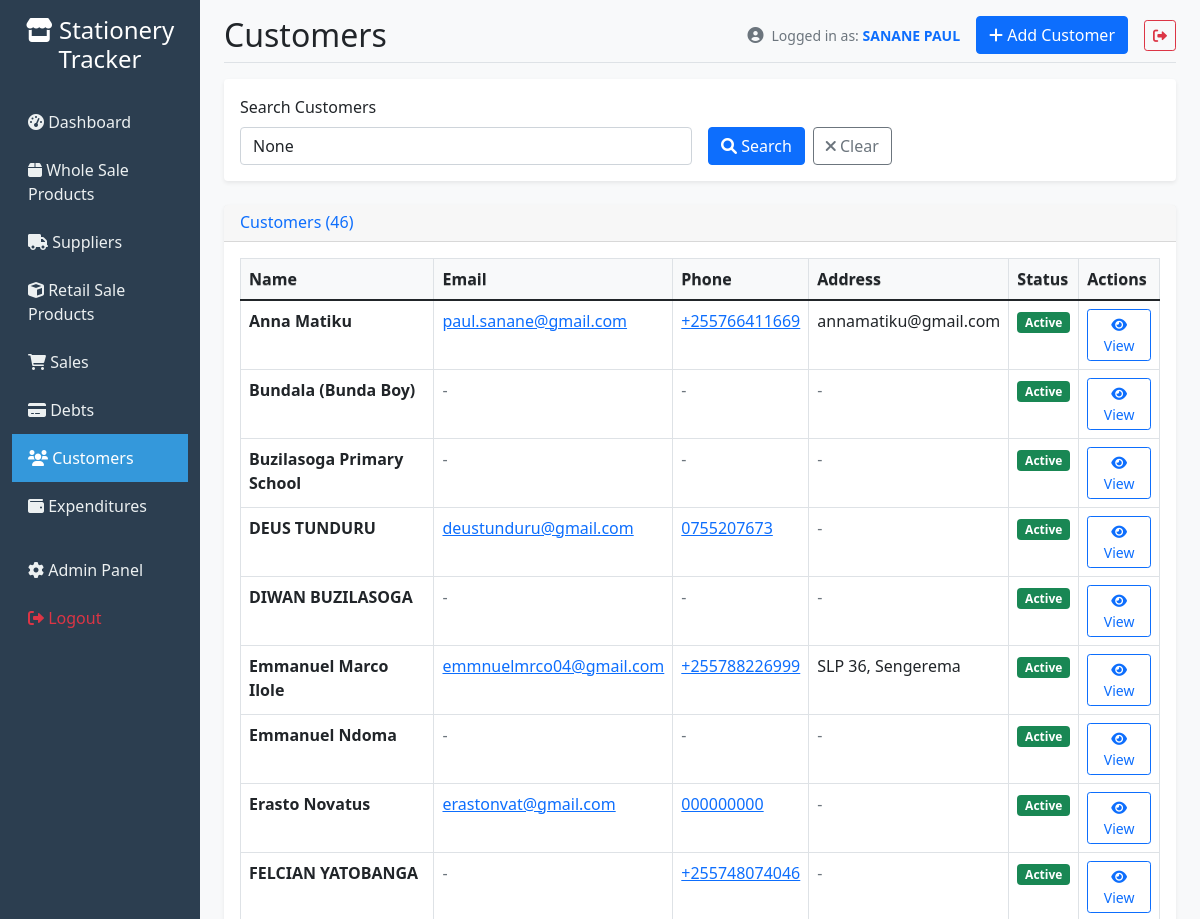
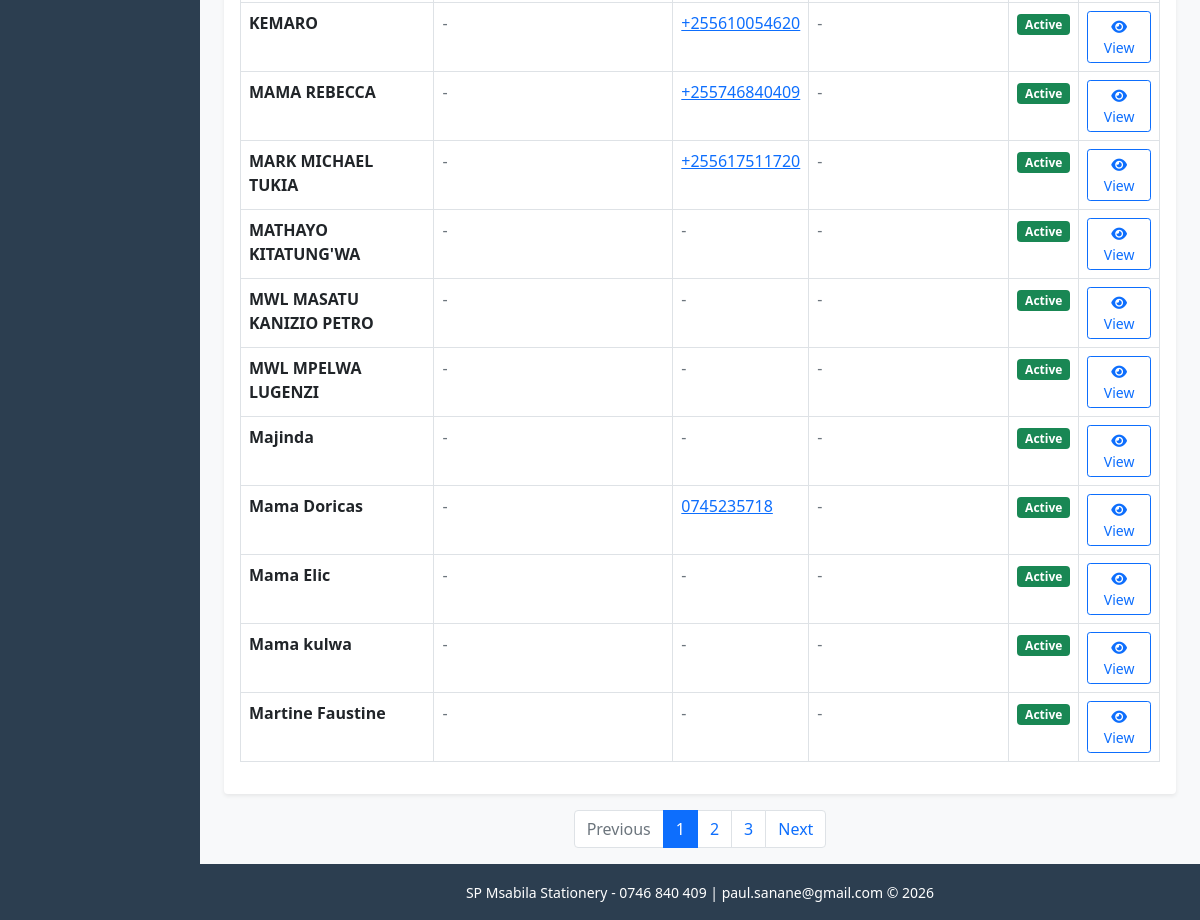
The app's page /customers/ (signed in) with its own data (2 pictures, top to bottom).
### tracker/models.py (models this page shows, shortened)
class Customer(models.Model):
    name = models.CharField(max_length=200)
    email = models.EmailField(blank=True)
    phone = models.CharField(max_length=20, blank=True)
    address = models.TextField(blank=True)
    created_at = models.DateTimeField(auto_now_add=True)
    is_active = models.BooleanField(default=True)
    class Meta:
        ordering = ['name']

### tracker/views.py (the view)
# urls.py: path('customers/', views.customers_list, name='customers_list'),
@login_required
def customers_list(request):
    customers = Customer.objects.filter(is_active=True).order_by('name')
    search_query = request.GET.get('search')
    if search_query:
        customers = customers.filter(
            Q(name__icontains=search_query) |
            Q(email__icontains=search_query) |
            Q(phone__icontains=search_query)
        )
    page = request.GET.get('page')
    paginator = Paginator(customers, 20)
    page_obj = paginator.get_page(page)
    context = {
        'customers': page_obj,
        'search_query': search_query,
        'paginator': paginator,
        'page_obj': page_obj,
    }
    return render(request, 'tracker/customers_list.html', context)

### tracker/templatetags/querystring.py (called while the page is built)
@register.simple_tag(takes_context=True)
def url_replace(context, field, value):
    request = context.get('request')
    if not request:
        return ''
    params = request.GET.copy()
    if value in (None, '', 'None'):
        params.pop(field, None)
    else:
        params[field] = value
    return params.urlencode()

### templates/tracker/customers_list.html (shortened to what this page needs)
{% extends 'base.html' %}
{% load querystring %}
{% block page_title %}Customers{% endblock %}
{% block page_actions %}
<div class="btn-group" role="group">
    <a href="{% url 'create_customer' %}" class="btn btn-primary">
        <i class="fas fa-plus"></i> Add Customer
    </a>
</div>
{% endblock %}
{% block content %}
<div class="card mb-4">
    <div class="card-body">
        <form method="get" class="row g-3">
            <div class="col-md-6">
                <label for="search" class="form-label">Search Customers</label>
                <input type="text" class="form-control" id="search" name="search"
                       value="{{ search_query }}" placeholder="Search by name, email, or phone">
            </div>
            <div class="col-md-3 d-flex align-items-end">
                <button type="submit" class="btn btn-primary me-2">
                    <i class="fas fa-search"></i> Search
                </button>
                <a href="{% url 'customers_list' %}" class="btn btn-outline-secondary">
                    <i class="fas fa-times"></i> Clear
                </a>
            </div>
        </form>
    </div>
</div>
<div class="card">
    <div class="card-header">
        <h6 class="m-0 font-weight-bold text-primary">Customers ({{ customers.paginator.count }})</h6>
    </div>
    <div class="card-body">
        {% if customers %}
            <div class="table-responsive">
                <table class="table table-bordered table-hover">
                    <thead>
                        <tr>
                            <th>Name</th>
                            <th>Email</th>
                            <th>Phone</th>
                            <th>Address</th>
                            <th>Status</th>
                            <th>Actions</th>
                        </tr>
                    </thead>
                    <tbody>
                        {% for customer in customers %}
                        <tr>
                            <td><strong>{{ customer.name }}</strong></td>
                            <td>
                                {% if customer.email %}
                                    <a href="mailto:{{ customer.email }}">{{ customer.email }}</a>
                                {% else %}
                                    <span class="text-muted">-</span>
                                {% endif %}
                            </td>
                            <td>
                                {% if customer.phone %}
                                    <a href="tel:{{ customer.phone }}">{{ customer.phone }}</a>
                                {% else %}
                                    <span class="text-muted">-</span>
                                {% endif %}
                            </td>
                            <td>
                                {% if customer.address %}
                                    {{ customer.address|truncatechars:30 }}
                                {% else %}
                                    <span class="text-muted">-</span>
                                {% endif %}
                            </td>
                            <td>
                                {% if customer.is_active %}
                                    <span class="badge bg-success">Active</span>
                                {% else %}
                                    <span class="badge bg-secondary">Inactive</span>
                                {% endif %}
                            </td>
                            <td>
                                <a href="{% url 'customer_detail' customer.pk %}" class="btn btn-sm btn-outline-primary">
                                    <i class="fas fa-eye"></i> View
                                </a>
                            </td>
                        </tr>
                        {% endfor %}
                    </tbody>
                </table>
            </div>
        {% endif %}
    </div>
</div>
{% if page_obj.has_other_pages %}
<nav aria-label="Customers pagination" class="mt-3">
    <ul class="pagination justify-content-center">
        {% if page_obj.has_previous %}
            <li class="page-item"><a class="page-link" href="?{% url_replace 'page' page_obj.previous_page_number %}">Previous</a></li>
        {% else %}
            <li class="page-item disabled"><span class="page-link">Previous</span></li>
        {% endif %}
        {% for num in page_obj.paginator.page_range %}
            {% if num == page_obj.number %}
                <li class="page-item active"><span class="page-link">{{ num }}</span></li>
            {% else %}
                <li class="page-item"><a class="page-link" href="?{% url_replace 'page' num %}">{{ num }}</a></li>
            {% endif %}
        {% endfor %}
                {% if page_obj.has_next %}
            <li class="page-item"><a class="page-link" href="?{% url_replace 'page' page_obj.next_page_number %}">Next</a></li>
        {% else %}
            <li class="page-item disabled"><span class="page-link">Next</span></li>
        {% endif %}
    </ul>
</nav>
{% endif %}
{% endblock %}

### templates/base.html (shortened to what this page needs)
<!DOCTYPE html>
<html lang="en">
<head>
    <link href="https://cdn.jsdelivr.net/npm/bootstrap@5.1.3/dist/css/bootstrap.min.css" rel="stylesheet">
    <link href="https://cdnjs.cloudflare.com/ajax/libs/font-awesome/6.0.0/css/all.min.css" rel="stylesheet">
    {% load static tz %}
    <link href="{% static 'custom.css' %}" rel="stylesheet">
</head>
<body>
    {% localtime on %}
    <div class="container-fluid">
        <div class="row">
            <nav class="col-md-3 col-lg-2 d-md-block sidebar collapse" id="sidebar">
                <div class="position-sticky pt-3">
                    <div class="text-center mb-4 position-relative">
                        <h4 class="text-white">
                            <i class="fas fa-store"></i> Stationery Tracker
                        </h4>
                    </div>
                    <ul class="nav flex-column">
                        <li class="nav-item">
                            <a class="nav-link {% if request.resolver_match.url_name == 'dashboard' %}active{% endif %}" href="{% url 'dashboard' %}">
                                <i class="fas fa-tachometer-alt"></i> Dashboard
                            </a>
                        </li>
                        <li class="nav-item">
                            <a class="nav-link {% if 'product' in request.resolver_match.url_name %}active{% endif %}" href="{% url 'product_list' %}">
                                <i class="fas fa-box"></i> Whole Sale Products
                            </a>
                        </li>
                        <li class="nav-item">
                            <a class="nav-link {% if 'supplier' in request.resolver_match.url_name %}active{% endif %}" href="{% url 'supplier_list' %}">
                                <i class="fas fa-truck"></i> Suppliers
                            </a>
                        </li>
                        <li class="nav-item">
                            <a class="nav-link {% if 'stationery' in request.resolver_match.url_name %}active{% endif %}" href="{% url 'stationery_list' %}">
                                <i class="fas fa-cube"></i> Retail Sale Products
                            </a>
                        </li>
                        <li class="nav-item">
                            <a class="nav-link {% if 'sales' in request.resolver_match.url_name %}active{% endif %}" href="{% url 'sales_list' %}">
                                <i class="fas fa-shopping-cart"></i> Sales
                            </a>
                        </li>
                        <li class="nav-item">
                            <a class="nav-link {% if 'debts' in request.resolver_match.url_name %}active{% endif %}" href="{% url 'debts_list' %}">
                                <i class="fas fa-credit-card"></i> Debts
                            </a>
                        </li>
                        <li class="nav-item">
                            <a class="nav-link {% if 'customers' in request.resolver_match.url_name %}active{% endif %}" href="{% url 'customers_list' %}">
                                <i class="fas fa-users"></i> Customers
                            </a>
                        </li>
                        <li class="nav-item">
                            <a class="nav-link {% if 'expend' in request.resolver_match.url_name %}active{% endif %}" href="{% url 'expenditures_list' %}">
                                <i class="fas fa-wallet"></i> Expenditures
                            </a>
                        </li>
                        <li class="nav-item mt-3">
                            <a class="nav-link" href="/admin/">
                                <i class="fas fa-cog"></i> Admin Panel
                            </a>
                        </li>
                        <li class="nav-item">
                            <form method="post" action="{% url 'logout' %}" style="display: inline;">
                                <button type="submit" class="nav-link text-danger" style="background: none; border: none; padding: 0.75rem 1rem; width: 100%; text-align: left; cursor: pointer;">
                                    <i class="fas fa-sign-out-alt"></i> Logout
                                </button>
                            </form>
                        </li>
                    </ul>
                </div>
            </nav>
            <main class="col-md-9 ms-sm-auto col-lg-10 px-md-4 main-content">
                <div class="d-flex justify-content-between flex-wrap flex-md-nowrap align-items-center pt-3 pb-2 mb-3 border-bottom">
                    <div class="d-flex align-items-center">
                        <h1 class="h2 mb-0">{% block page_title %}Dashboard{% endblock %}</h1>
                    </div>
                    <div class="d-flex align-items-center gap-3">
                        {% if user.is_authenticated %}
                        <div class="d-none d-md-flex align-items-center text-muted">
                            <i class="fas fa-user-circle me-2"></i>
                            <span class="small">
                                Logged in as: <strong class="text-primary">{{ user.get_full_name|default:user.username }}</strong>
                            </span>
                        </div>
                        {% endif %}
                        <div class="btn-toolbar mb-2 mb-md-0">
                            {% block page_actions %}{% endblock %}
                        </div>
                        {% if user.is_authenticated %}
                        <form method="post" action="{% url 'logout' %}" style="display: inline;">
                            <button type="submit" class="btn btn-outline-danger btn-sm" title="Logout">
                                <i class="fas fa-sign-out-alt"></i>
                            </button>
                        </form>
                        {% endif %}
                    </div>
                </div>
                {% block content %}{% endblock %}
            </main>
        </div>
    </div>
    {% endlocaltime %}
        <footer class="text-center text-white" style="background-color:#2c3e50;">
            <div class="container-fluid">
                <div class="row">
                    <div class="col-md-3 col-lg-2 d-md-block" style="background-color:#2c3e50; min-height: 56px;">
                    </div>
                    <div class="col-md-9 ms-sm-auto col-lg-10">
                        <div class="container py-3">
                            <small style="font-size:0.875rem;">SP Msabila Stationery - 0746 840 409 | paul.sanane@gmail.com &copy; {% now "Y" %}</small>
                        </div>
                    </div>
                </div>
            </div>
        </footer>
</body>
</html>

### static/custom.css (style rules this page uses)
.sidebar .nav-link.active { background-color: #3498db !important; color: #fff !important; }
.badge { font-size: 0.75em; }
.table thead th { text-shadow: 0 1px 0 rgba(0,0,0,0.25) !important; }

### templates/base.html (style rules this page uses)
.sidebar { min-height: 100vh; background-color: #2c3e50; position: relative; }
.sidebar .nav-link { color: #ecf0f1; padding: 0.75rem 1rem; }
.sidebar .nav-link.active { background-color: #3498db; color: #fff; }
.main-content { background-color: #f8f9fa; min-height: 100vh; }
.card { border: none; box-shadow: 0 0.125rem 0.25rem rgba(0, 0, 0, 0.075); }
.table th { background-color: #f8f9fa; border-top: none; }
.badge { font-size: 0.75em; }
@media (min-width: 768px) { .sidebar { min-height: calc(100vh - 56px); } }

### records on screen
Customer: name "Anna Matiku", email "paul.sanane@gmail.com", phone "+255766411669", address "annamatiku@gmail.com", is_active "Active"
Customer: name "Bundala (Bunda Boy)", is_active "Active"
Customer: name "Buzilasoga Primary School", is_active "Active"
Customer: name "DEUS TUNDURU", email "deustunduru@gmail.com", phone "0755207673", is_active "Active"
Customer: name "DIWAN BUZILASOGA", is_active "Active"
Customer: name "Emmanuel Marco Ilole", email "emmnuelmrco04@gmail.com", phone "+255788226999", address "SLP 36, Sengerema", is_active "Active"
Customer: name "Emmanuel Ndoma", is_active "Active"
Customer: name "Erasto Novatus", email "erastonvat@gmail.com", phone "000000000", is_active "Active"
Customer: name "FELCIAN YATOBANGA", phone "+255748074046", is_active "Active"
Customer: name "KEMARO", phone "+255610054620", is_active "Active"
Customer: name "MAMA REBECCA", phone "+255746840409", is_active "Active"
Customer: name "MARK MICHAEL TUKIA", phone "+255617511720", is_active "Active"
Customer: name "MATHAYO KITATUNG'WA", is_active "Active"
Customer: name "MWL MASATU KANIZIO PETRO", is_active "Active"
Customer: name "MWL MPELWA LUGENZI", is_active "Active"
Customer: name "Majinda", is_active "Active"
Customer: name "Mama Doricas", phone "0745235718", is_active "Active"
Customer: name "Mama Elic", is_active "Active"
Customer: name "Mama kulwa", is_active "Active"
Customer: name "Martine Faustine", is_active "Active"

### other values on screen
{{ user.get_full_name|default:user.username }} "SANANE PAUL"
{{ customers.paginator.count }} "46"
{{ num }} "1"
{{ num }} "2" "3"
